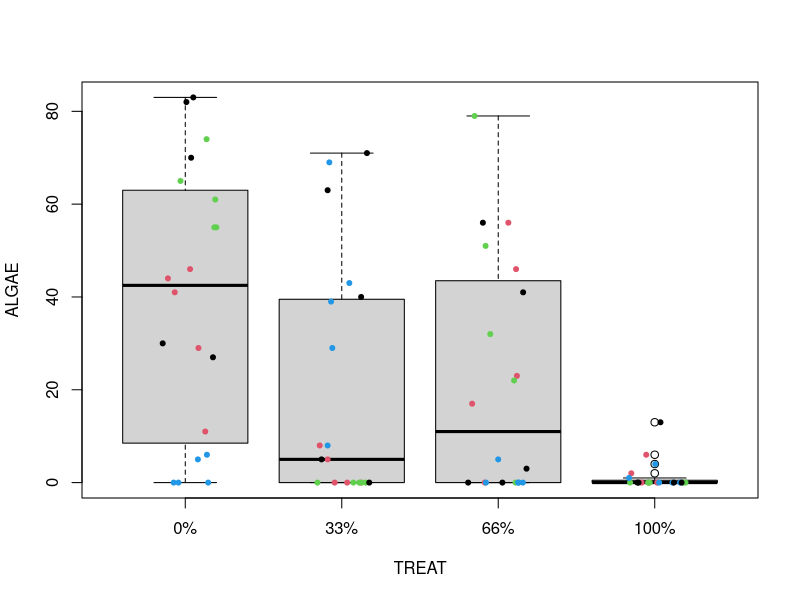
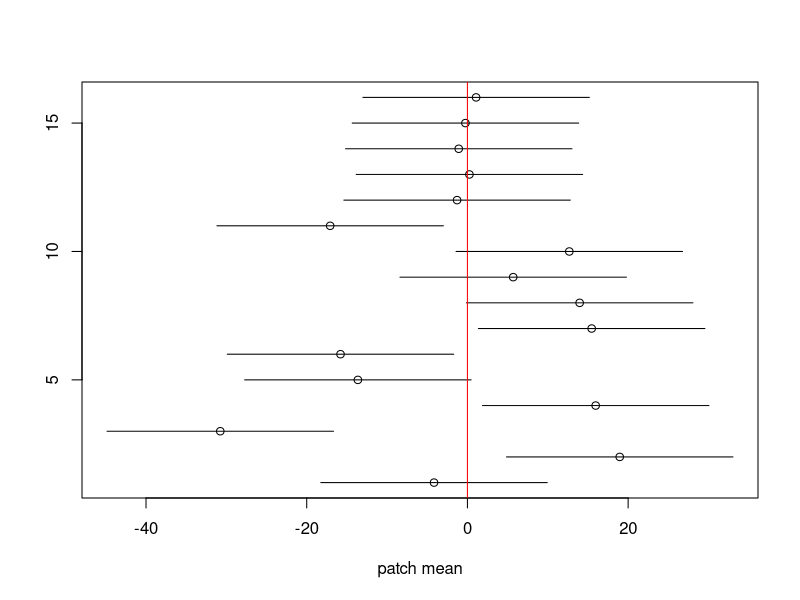
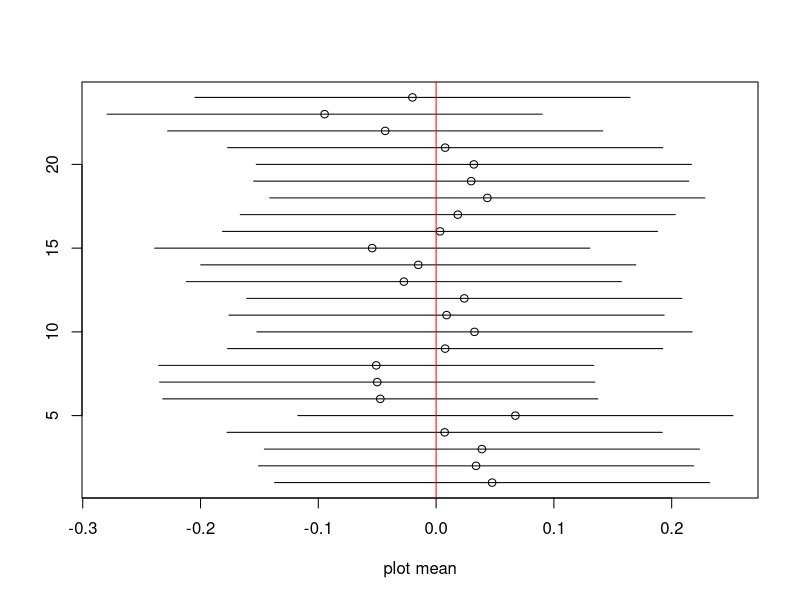

The R source for these figures, in order:
## ---- chunk 1
fig.dim <- 4
knitr::opts_chunk$set(fig.width=2*fig.dim,
                      fig.height=fig.dim,
                      fig.align='center')
set.seed(23)
library(tidyverse)
library(matrixStats)
library(lme4)
## ---- chunk 2
pumpkins <- read.table("data/pumpkins.tsv", header=TRUE)
pumpkins$plot <- factor(pumpkins$plot)
head(pumpkins)
## ---- chunk 3
andrew_data <- read.table('../Datasets/Logan_data/andrew.tsv', header=T, sep='\t')
head(andrew_data)
## ---- chunk 4
andrew_data$QUAD <- factor(andrew_data$QUAD)
andrew_data$PATCH <- factor(andrew_data$PATCH)
andrew_data$TREAT <- factor(andrew_data$TREAT, levels=c("0%", "33%", "66%", "100%"))
## ---- chunk 5
with(andrew_data, table(PATCH, QUAD, TREAT))
## ---- chunk 6
plot(ALGAE ~ TREAT, data=andrew_data)
points(ALGAE ~ jitter(as.numeric(TREAT)), data=andrew_data, pch=20, col=1+as.numeric(PATCH)%%4)
## ---- chunk 7
summary(lm(ALGAE ~ TREAT, data=andrew_data))
## ---- chunk 8
summary(lm(ALGAE ~ TREAT + PATCH, data=andrew_data))
## ---- chunk 9
library(lme4)
alglm <- lmer(ALGAE ~ TREAT + (1|PATCH), data=andrew_data)
summary(alglm)
## ---- chunk 10
anova(
      lmer(ALGAE ~ TREAT + (1|PATCH), data=andrew_data),
      lm(ALGAE ~ TREAT, data=andrew_data))
## ---- chunk 11
anova(
      lmer(ALGAE ~ TREAT + (1|PATCH), data=andrew_data),
      lmer(ALGAE ~ (1|PATCH), data=andrew_data))
## ---- chunk 12
ranef(alglm)
## ---- chunk 13
rfs <- ranef(alglm)$PATCH
ses <- rfs[,1] + outer(sqrt(as.vector(attr(rfs, "postVar"))), c(-2, 2), "*")
plot(rfs[,1], 1:nrow(rfs), xlab='patch mean', xlim=range(ses), ylab='')
segments(x0=ses[,1], x1=ses[,2], y0=1:nrow(rfs))
abline(v=0, col='red')
## ---- chunk 14
pumpkins <- read.table("data/pumpkins.tsv", header=TRUE)
pumpkins$plot <- factor(pumpkins$plot)
## ---- chunk 15
model1 <- lmer(weight ~ water * fertilizer + (1|plot), data=pumpkins)
# this looks ok!
summary(model1)
# but, investigating more, we see trouble:
ranef(model1)
## ---- chunk 16
pumpkins$unique_plot <- with(pumpkins, gsub(" ", "_", paste(fertilizer, water, plot, sep=".")))
model2 <- lmer(weight ~ water * fertilizer + (1|unique_plot), data=pumpkins)
# now we get an effect for every unique plot!
ranef(model2)
## ---- chunk 17
model3 <- lmer(weight ~ water * fertilizer + (1|plot:water:fertilizer), data=pumpkins)
summary(model3)
## ---- chunk 18
rfs <- ranef(model3)$plot
ses <- rfs[,1] + outer(sqrt(as.vector(attr(rfs, "postVar"))), c(-2, 2), "*")
plot(rfs[,1], 1:nrow(rfs), xlab='plot mean', xlim=range(ses), ylab='')
segments(x0=ses[,1], x1=ses[,2], y0=1:nrow(rfs))
abline(v=0, col='red')
